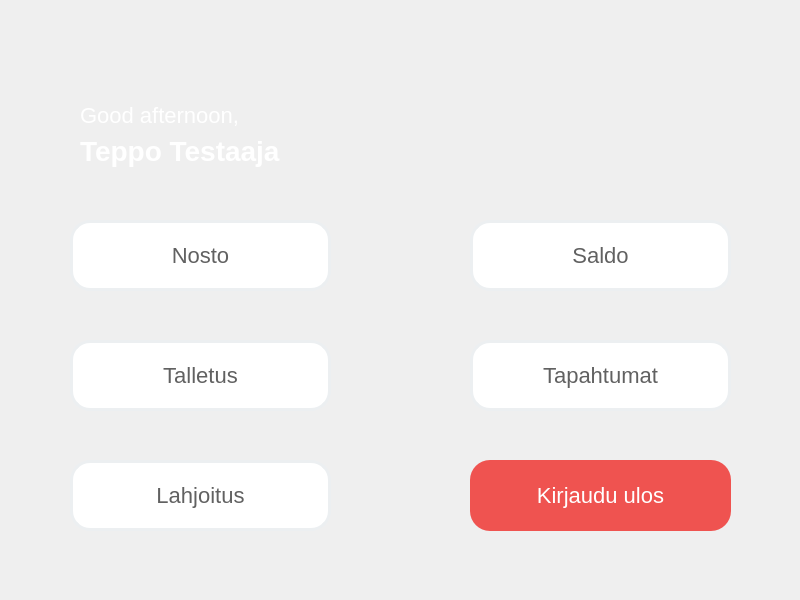
<?xml version="1.0" encoding="UTF-8"?>
<ui version="4.0">
 <class>UserMenu</class>
 <widget class="QWidget" name="UserMenu">
  <property name="geometry">
   <rect>
    <x>0</x>
    <y>0</y>
    <width>800</width>
    <height>600</height>
   </rect>
  </property>
  <property name="windowTitle">
   <string>Form</string>
  </property>
  <widget class="QPushButton" name="button_cash">
   <property name="geometry">
    <rect>
     <x>70</x>
     <y>220</y>
     <width>261</width>
     <height>71</height>
    </rect>
   </property>
   <property name="font">
    <font>
     <pointsize>-1</pointsize>
    </font>
   </property>
   <property name="cursor">
    <cursorShape>PointingHandCursor</cursorShape>
   </property>
   <property name="styleSheet">
    <string notr="true">QPushButton {
background-color: rgb(255, 255, 255);
color: #616161;
border-radius:20px;
font-size:22px;
border:3px solid #ECEFF1;
}
QPushButton:hover {
background-color: #ECEFF1;
color:#37474F;
}</string>
   </property>
   <property name="text">
    <string>Nosto</string>
   </property>
  </widget>
  <widget class="QPushButton" name="button_transactions">
   <property name="geometry">
    <rect>
     <x>470</x>
     <y>340</y>
     <width>261</width>
     <height>71</height>
    </rect>
   </property>
   <property name="font">
    <font>
     <pointsize>-1</pointsize>
    </font>
   </property>
   <property name="cursor">
    <cursorShape>PointingHandCursor</cursorShape>
   </property>
   <property name="styleSheet">
    <string notr="true">QPushButton {
background-color: rgb(255, 255, 255);
color: #616161;
border-radius:20px;
font-size:22px;
border:3px solid #ECEFF1;
}
QPushButton:hover {
background-color: #ECEFF1;
color:#37474F;
}</string>
   </property>
   <property name="text">
    <string>Tapahtumat</string>
   </property>
  </widget>
  <widget class="QPushButton" name="button_donation">
   <property name="geometry">
    <rect>
     <x>70</x>
     <y>460</y>
     <width>261</width>
     <height>71</height>
    </rect>
   </property>
   <property name="font">
    <font>
     <pointsize>-1</pointsize>
    </font>
   </property>
   <property name="cursor">
    <cursorShape>PointingHandCursor</cursorShape>
   </property>
   <property name="styleSheet">
    <string notr="true">QPushButton {
background-color: rgb(255, 255, 255);
color: #616161;
border-radius:20px;
font-size:22px;
border:3px solid #ECEFF1;
}
QPushButton:hover {
background-color: #ECEFF1;
color:#37474F;
}</string>
   </property>
   <property name="text">
    <string>Lahjoitus</string>
   </property>
  </widget>
  <widget class="QPushButton" name="button_logout">
   <property name="geometry">
    <rect>
     <x>470</x>
     <y>460</y>
     <width>261</width>
     <height>71</height>
    </rect>
   </property>
   <property name="font">
    <font>
     <pointsize>-1</pointsize>
    </font>
   </property>
   <property name="cursor">
    <cursorShape>PointingHandCursor</cursorShape>
   </property>
   <property name="styleSheet">
    <string notr="true">QPushButton {
background-color: #EF5350;
background-image: url(../img/icon_logout.png);
background-repeat: no-repeat;
background-position: right middle;
color: white;
border-radius:20px;
font-size:22px;
}
QPushButton:hover {
background-color: #F44336;
}</string>
   </property>
   <property name="text">
    <string>Kirjaudu ulos</string>
   </property>
  </widget>
  <widget class="QPushButton" name="button_balance">
   <property name="geometry">
    <rect>
     <x>470</x>
     <y>220</y>
     <width>261</width>
     <height>71</height>
    </rect>
   </property>
   <property name="font">
    <font>
     <pointsize>-1</pointsize>
    </font>
   </property>
   <property name="cursor">
    <cursorShape>PointingHandCursor</cursorShape>
   </property>
   <property name="styleSheet">
    <string notr="true">QPushButton {
background-color: rgb(255, 255, 255);
color: #616161;
border-radius:20px;
font-size:22px;
border:3px solid #ECEFF1;
}
QPushButton:hover {
background-color: #ECEFF1;
color:#37474F;
}</string>
   </property>
   <property name="text">
    <string>Saldo</string>
   </property>
  </widget>
  <widget class="QPushButton" name="button_deposit">
   <property name="geometry">
    <rect>
     <x>70</x>
     <y>340</y>
     <width>261</width>
     <height>71</height>
    </rect>
   </property>
   <property name="cursor">
    <cursorShape>PointingHandCursor</cursorShape>
   </property>
   <property name="styleSheet">
    <string notr="true">QPushButton {
background-color: rgb(255, 255, 255);
color: #616161;
border-radius:20px;
font-size:22px;
border:3px solid #ECEFF1;
}
QPushButton:hover {
background-color: #ECEFF1;
color:#37474F;
}</string>
   </property>
   <property name="text">
    <string>Talletus</string>
   </property>
  </widget>
  <widget class="QLabel" name="textCustomerName">
   <property name="geometry">
    <rect>
     <x>80</x>
     <y>120</y>
     <width>391</width>
     <height>61</height>
    </rect>
   </property>
   <property name="styleSheet">
    <string notr="true">font-size:28px;
color:white;
font-weight:bold;</string>
   </property>
   <property name="text">
    <string>Teppo Testaaja</string>
   </property>
  </widget>
  <widget class="QLabel" name="label_2">
   <property name="geometry">
    <rect>
     <x>80</x>
     <y>100</y>
     <width>391</width>
     <height>31</height>
    </rect>
   </property>
   <property name="styleSheet">
    <string notr="true">font-size:22px;
color:white;</string>
   </property>
   <property name="text">
    <string>Good afternoon,</string>
   </property>
  </widget>
 </widget>
 <resources/>
 <connections/>
</ui>
